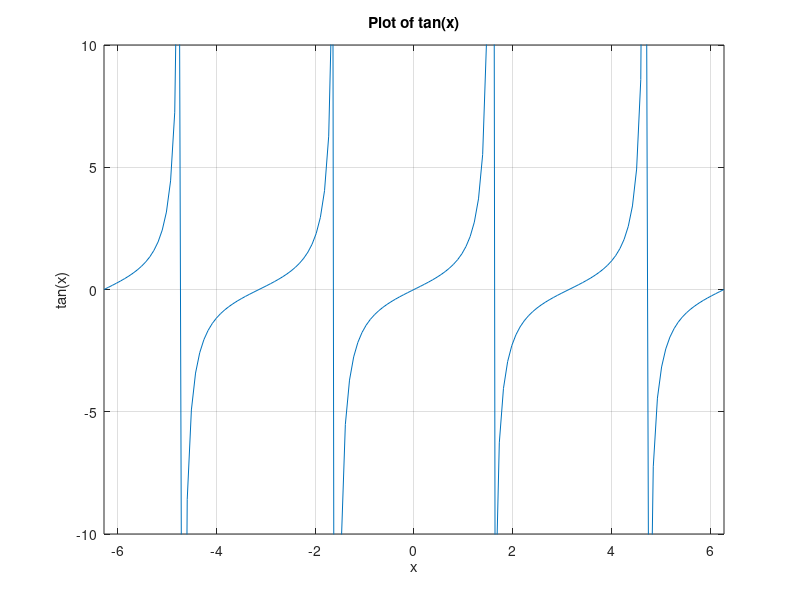

The MATLAB script that drew this image:
x = linspace(-2*pi, 2*pi, 150);
y = tan(x);
plot(x, y);
xlim([-2*pi, 2*pi]);
ylim([-10, 10]);
xlabel('x');
ylabel('tan(x)'); % Fixed syntax here
grid on;
title('Plot of tan(x)');